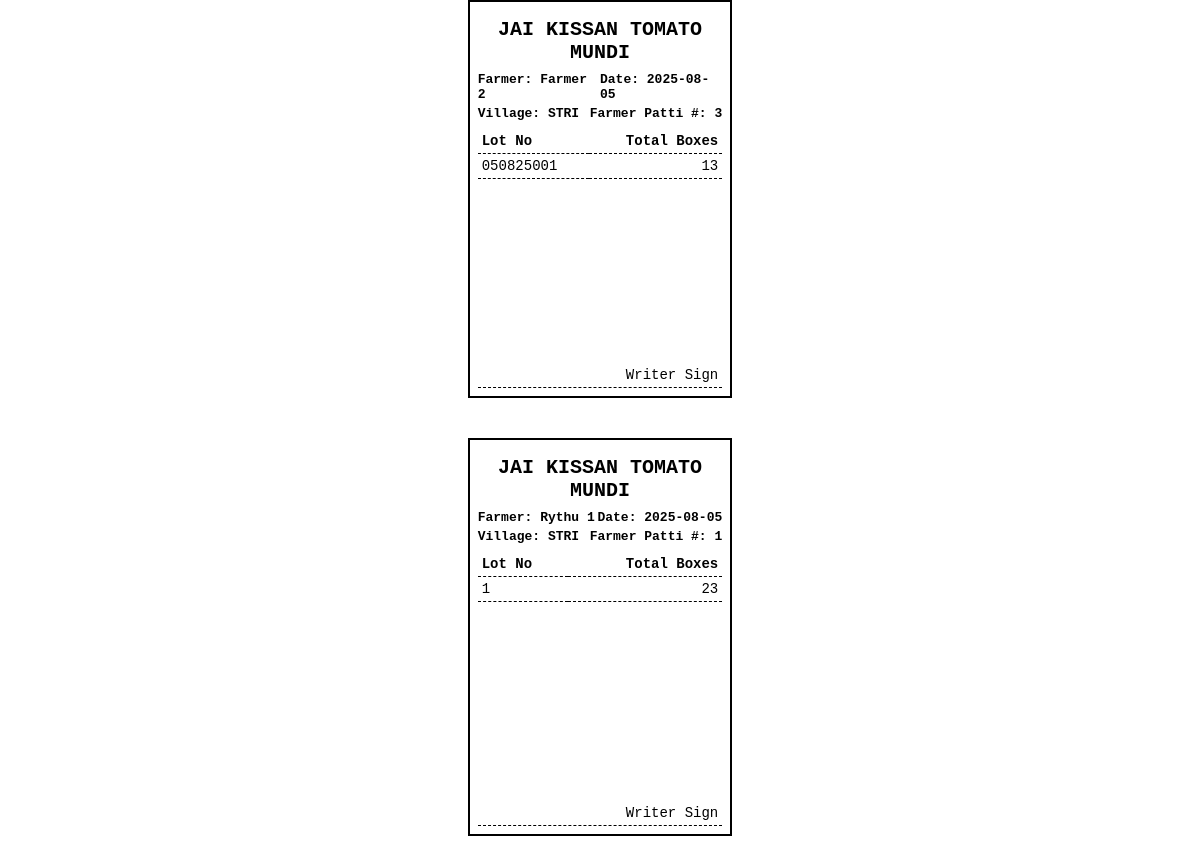
/receipt/farmer_pattis/1, run on the app's committed database.
### app/models.py (models this page shows)
class LotInfo(db.Model):
    id = db.Column(db.Integer, primary_key=True)
    driver_patti_id = db.Column(db.Integer, db.ForeignKey('driver_patti.id'))
    farmer_id = db.Column(db.Integer, db.ForeignKey('farmer.id'))
    lot_number = db.Column(db.String(50))
    jk_boxes = db.Column(db.Integer)
    other_boxes = db.Column(db.Integer)
    transport_rate = db.Column(db.Float)
    total_boxes = db.Column(db.Integer)
    transport_amount = db.Column(db.Float)
    date = db.Column(db.String(20))

class Farmer(db.Model):
    id = db.Column(db.Integer, primary_key=True)
    name = db.Column(db.String(100), nullable=False)

class DriverPatti(db.Model):
    id = db.Column(db.Integer, primary_key=True)
    driver_id = db.Column(db.Integer, db.ForeignKey('driver.id'))
    transport_rate = db.Column(db.Float)
    date = db.Column(db.String)

class Driver(db.Model):
    id = db.Column(db.Integer, primary_key=True)
    name = db.Column(db.String(100), nullable=False)
    vehicle_number = db.Column(db.String(50))
    village = db.Column(db.String(100))
    default_rate = db.Column(db.Float)

### tables this page shows
CREATE TABLE farmer_patti (
    id INTEGER PRIMARY KEY AUTOINCREMENT,
    driver_patti_id INTEGER,
    farmer_id INTEGER,
    created_at TIMESTAMP DEFAULT CURRENT_TIMESTAMP,
    UNIQUE(driver_patti_id, farmer_id)
);

### app/routes.py (the view)
@main.route("/receipt/farmer_pattis/<int:driver_patti_id>")
def farmer_patti_receipts(driver_patti_id):
    db = get_db_connection()
    cur = db.cursor()
    rows = cur.execute("""
        SELECT
            li.lot_number,
            COALESCE(li.jk_boxes, 0) AS jk_boxes,
            COALESCE(li.other_boxes, 0) AS other_boxes,
            dp.date,
            d.village,                         -- from driver table
            f.name AS farmer_name,
            f.id   AS farmer_id,
            fp.id  AS farmer_patti_id          -- from farmer_patti table
        FROM lot_info li
        JOIN driver_patti dp ON li.driver_patti_id = dp.id
        JOIN driver d       ON dp.driver_id = d.id
        JOIN farmer f       ON f.id = li.farmer_id
        LEFT JOIN farmer_patti fp
               ON fp.driver_patti_id = li.driver_patti_id
              AND fp.farmer_id       = li.farmer_id
        WHERE li.driver_patti_id = ?
        ORDER BY f.name, li.lot_number
    """, (driver_patti_id,)).fetchall()
    farmer_lots = {}
    for r in rows:
        fid = r["farmer_id"]
        if fid not in farmer_lots:
            farmer_lots[fid] = {
                "farmer_name": r["farmer_name"],
                "village": r["village"],
                "farmer_patti_id": r["farmer_patti_id"],
                "date": r["date"],
                "lots": []
            }
        farmer_lots[fid]["lots"].append(r)
    return render_template("farmer_patti_receipt.html", farmer_lots=farmer_lots)

### app/routes.py (called while the page is built)
def get_db_connection():
    conn = sqlite3.connect(DB_PATH)
    conn.row_factory = sqlite3.Row  # Allows accessing columns by name
    return conn

### app/templates/farmer_patti_receipt.html (shortened to what this page needs)
<!DOCTYPE html>
<html>
<head>
</head>
<body onload="window.print()">
  {% for group in farmer_lots.values() %}
    <div class="receipt">
      <div class="receipt-content">
        <div class="receipt-header">Jai Kissan Tomato Mundi</div>
        <div class="header-line">
          <span>Farmer: {{ group.farmer_name }}</span>
          <span>Date: {{ group.date }}</span>
        </div>
        <div class="header-line">
          <span>Village: {{ group.village }}</span>
          <span>Farmer Patti #: {{ group.farmer_patti_id }}</span>
        </div>
        <table>
          <thead>
            <tr><th>Lot No</th><th class="right">Total Boxes</th></tr>
          </thead>
          <tbody>
            {% for lot in group.lots %}
              {% set lot_total = (lot.jk_boxes or 0) + (lot.other_boxes or 0) %}
              <tr>
                <td>{{ lot.lot_number }}</td>
                <td class="right">{{ lot_total }}</td>
              </tr>
            {% endfor %}
          </tbody>
        </table>
      </div>
      <div class="signature-section">
        <br><br>
        <table>
          <tr>
            <td class="right">Writer Sign</td>
          </tr>
        </table>
      </div>
    </div>
  {% endfor %}
</body>
</html>

### app/templates/farmer_patti_receipt.html (style rules this page uses)
body { font-family: monospace; width: 70mm; margin: 0 auto; }
.receipt { page-break-after: always; margin-bottom: 40px; min-height: 10cm; display: flex; flex-direction: column; border: 2px solid black; padding: 8px; }
.receipt-header { font-size: 20px; font-weight: bold; text-align: center; margin-top: 8px; margin-bottom: 8px; text-transform: uppercase; }
.receipt-content { flex-grow: 0; }
.signature-section { margin-top: auto; }
.header-line { display: flex; justify-content: space-between; font-weight: bold; margin: 4px 0; }
table { width: 100%; border-collapse: collapse; margin-top: 8px; }
th, td { border-bottom: 1px dashed #000; padding: 4px; font-size: 14px; text-align: left; }
.right { text-align: right; }

### data on the page
LotInfo: farmer_name "Farmer 2", date "2025-08-05", village "STRI", farmer_patti_id "3", lot_number "050825001", lot_total "13"
LotInfo: farmer_name "Rythu 1", date "2025-08-05", village "STRI", farmer_patti_id "1", lot_number "1", lot_total "23"
